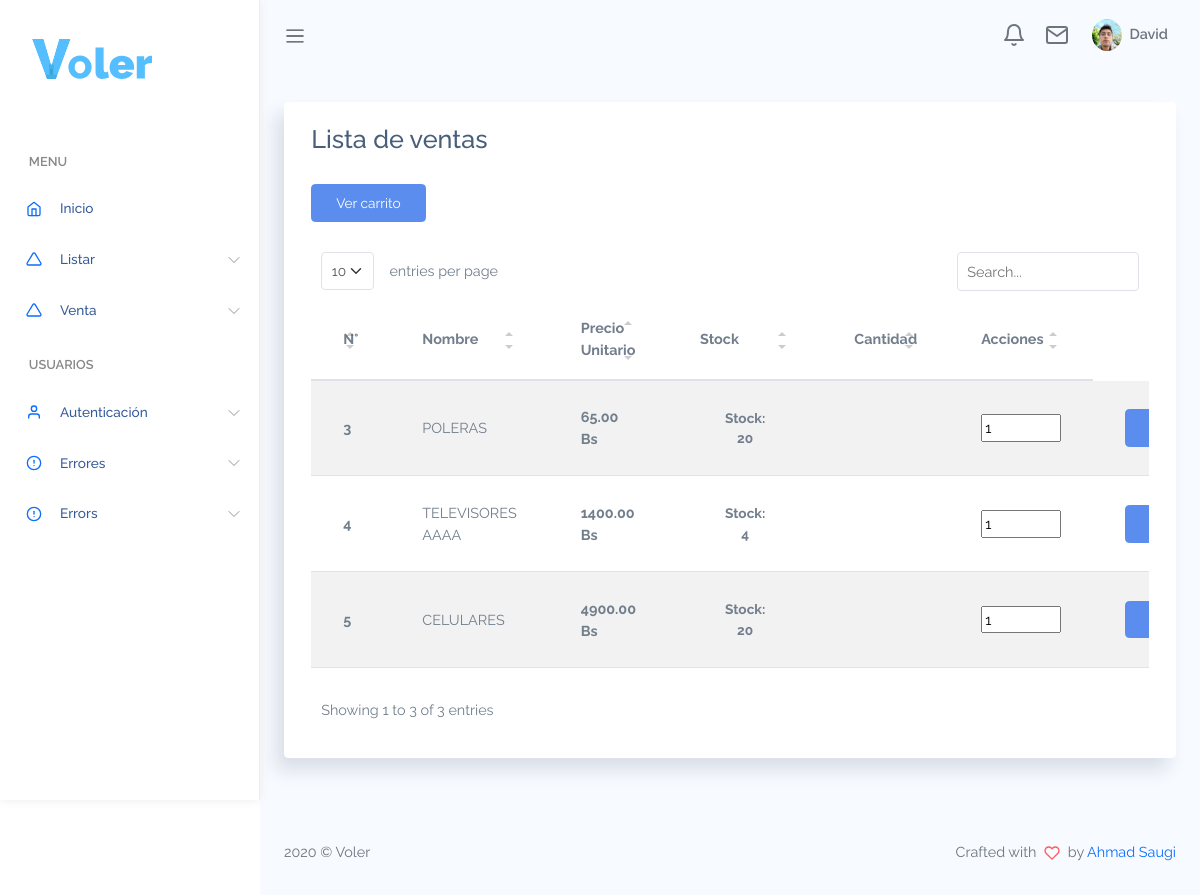
Page /ventas_2/registroventa.php (signed in) on the earlier database version.
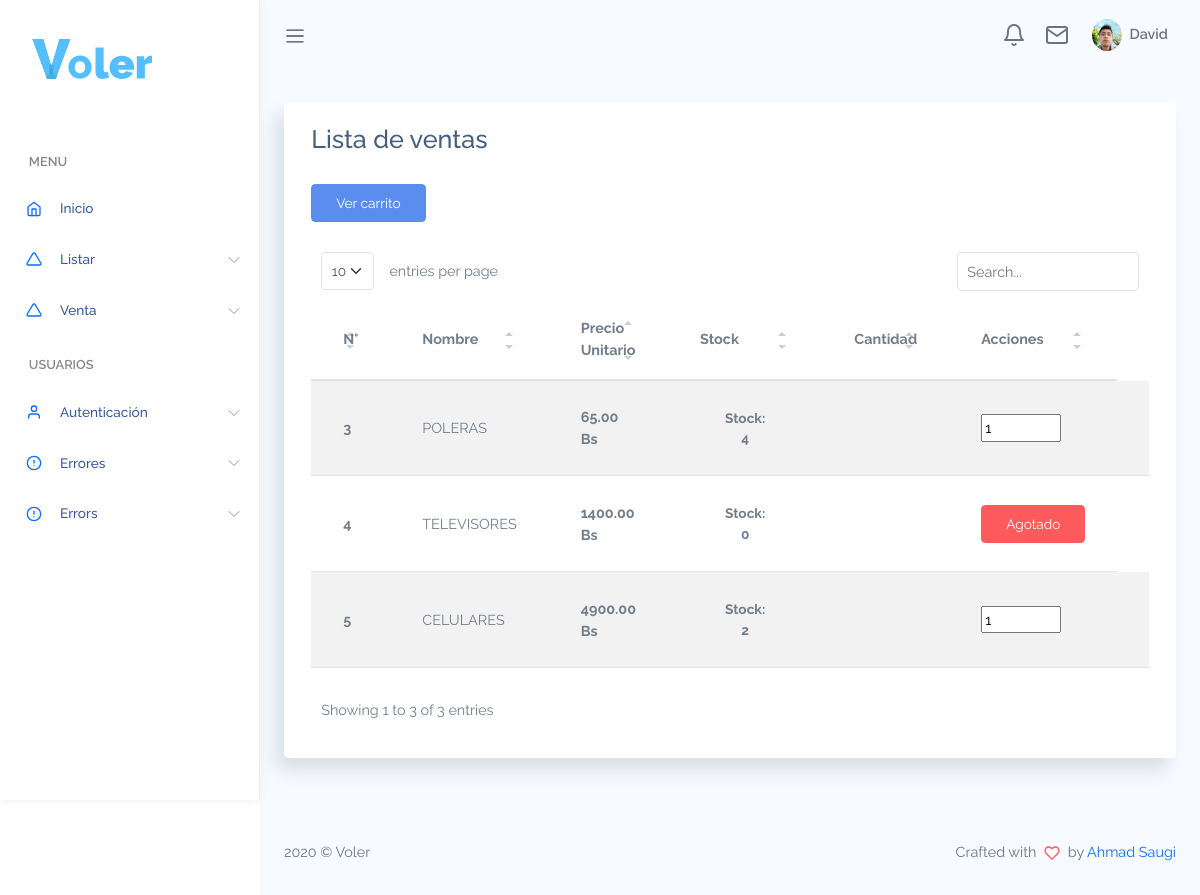
Same page on the later database version.
### tables this page shows
CREATE TABLE `producto` (
  `id_producto` int unsigned NOT NULL AUTO_INCREMENT,
  `id_proveedor` int unsigned NOT NULL,
  `nombreproducto` varchar(70) DEFAULT NULL,
  `descripcion` varchar(100) DEFAULT NULL,
  `costocompra` decimal(12,2) DEFAULT NULL,
  `costoventa` decimal(12,2) DEFAULT NULL,
  `stock` int unsigned DEFAULT NULL,
  `fecha` date DEFAULT NULL,
  `estado` char(2) NOT NULL DEFAULT '1',
  PRIMARY KEY (`id_producto`),
  KEY `fk_producto_proveedor_idx` (`id_proveedor`),
  CONSTRAINT `fk_producto_proveedor` FOREIGN KEY (`id_proveedor`) REFERENCES `proveedor` (`id_proveedor`) ON DELETE CASCADE ON UPDATE CASCADE
);

### ventas_2/registroventa.php (the view, shortened to what this page needs)
<?php
include('../bd/coneccion.php');
if($_SESSION['nivel']==1){
    include('../cuerpo/encabezado.php');
}else{
    if($_SESSION['nivel']==2){
        include('../cuerpo/encabezado2.php');
    }
}
?>
<div class="main-content container-fluid">
    <section class="section">
        <div class="card">
            <div class="card-header">
                <h3>Lista de ventas</h3>
                <br>
                <div class="col-12 d-flex">
                    <a href="carrito.php" class="btn btn-primary">Ver carrito</a>
                </div>
            </div>
            <div class="card-body">
                <form class="form" method="post" action="php/adicioncarrito.php">
                <table class='table table-striped' id="table1">
                    <thead>
                        <tr>
                            <th>N°</th>
                            <th>Nombre</th>
                            <th>Precio Unitario</th>
                            <th>Stock</th>
                            <th>Cantidad</th>
                            <th>Acciones</th>
                        </tr>
                    </thead>
                    <tbody>
                        <?php
                        $consulta = "SELECT p.id_producto,pv.empresa,p.nombreproducto,p.descripcion,p.stock,p.costocompra,p.costoventa,p.fecha
                        FROM producto p
                        INNER JOIN proveedor pv ON pv.id_proveedor=p.id_proveedor;";
                        $resultado = mysqli_query($conexion, $consulta);
                        while ($dato = mysqli_fetch_array($resultado)) {
                            ?>
                                <tr>
                                    <td><b><?php echo strtoupper($dato['id_producto']);?></b></td>
                                    <td><?php echo strtoupper($dato['nombreproducto']);?></td>
                                    <td><strong class="eli"><?php echo $dato['costoventa'].' ';?> Bs</strong></td>
                                    <td><strong class="btn btn-default"><b>Stock: <?php echo $dato['stock'];?></b></strong></td>
                                    <?php
                                    $estado=false;
                                    ?>
                                    <?php
                                    if($estado){ ?>
                                        <td><a href="#" class="btn btn-success">Agregado</a></td>
                                        <?php
                                    }else{
                                        if($dato['stock']!=0){?>
                                                <td>
                                                </td>
                                                <td>
                                                    <input type="number" name="cantidad" style="width: 80px;" value="1" min="1" max="<?php echo $dato['stock'];?>">
                                                </td>
                                                <td>
                                                    <button type="submit" class="btn btn-primary">Agregar</button>
                                                </td>
                                        <?php
                                        }else{?>
                                            <div>
                                                <td></td>
                                                <td><button type="button" class="btn btn-danger">Agotado</button></td>
                                            </div>
                                        <?php
                                        }
                                    }
                                    ?>
                                </tr>
                            <?php
                        }
                        ?>
                    </tbody>
                </table>
                </form>
            </div>
        </div>
    </section>
</div>
<?php include('../cuerpo/pie.php'); ?>

Differences in the rows shown:
changed producto "POLERAS": stock "20" → "4"
changed producto id 4: nombreproducto "TELEVISORES AAAA" → "TELEVISORES"; stock "4" → "0"; cantidad "1" → (not shown); now shows "Agotado"
changed producto "CELULARES": stock "20" → "2"
